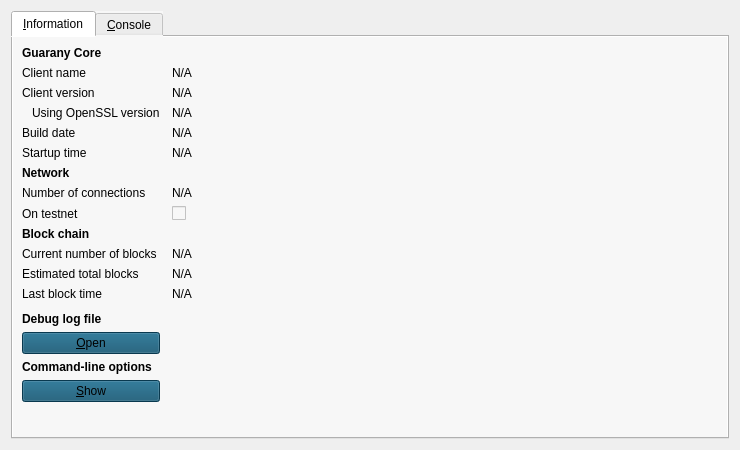
<?xml version="1.0" encoding="UTF-8"?>
<ui version="4.0">
 <class>RPCConsole</class>
 <widget class="QDialog" name="RPCConsole">
  <property name="geometry">
   <rect>
    <x>0</x>
    <y>0</y>
    <width>740</width>
    <height>450</height>
   </rect>
  </property>
  <property name="windowTitle">
   <string>Guarany - Debug window</string>
  </property>
  <layout class="QVBoxLayout" name="verticalLayout_2">
   <item>
    <widget class="QTabWidget" name="tabWidget">
     <property name="styleSheet">
      <string notr="true">background-color: rgb(247, 247, 247);</string>
     </property>
     <property name="currentIndex">
      <number>0</number>
     </property>
     <widget class="QWidget" name="tab_info">
      <attribute name="title">
       <string>&amp;Information</string>
      </attribute>
      <layout class="QGridLayout" name="gridLayout" columnstretch="0,1">
       <property name="horizontalSpacing">
        <number>12</number>
       </property>
       <item row="0" column="0">
        <widget class="QLabel" name="label_9">
         <property name="font">
          <font>
           <weight>75</weight>
           <bold>true</bold>
          </font>
         </property>
         <property name="text">
          <string>Guarany Core</string>
         </property>
        </widget>
       </item>
       <item row="1" column="0">
        <widget class="QLabel" name="label_5">
         <property name="text">
          <string>Client name</string>
         </property>
        </widget>
       </item>
       <item row="1" column="1">
        <widget class="QLabel" name="clientName">
         <property name="cursor">
          <cursorShape>IBeamCursor</cursorShape>
         </property>
         <property name="text">
          <string>N/A</string>
         </property>
         <property name="textFormat">
          <enum>Qt::PlainText</enum>
         </property>
         <property name="textInteractionFlags">
          <set>Qt::LinksAccessibleByMouse|Qt::TextSelectableByKeyboard|Qt::TextSelectableByMouse</set>
         </property>
        </widget>
       </item>
       <item row="2" column="0">
        <widget class="QLabel" name="label_6">
         <property name="text">
          <string>Client version</string>
         </property>
        </widget>
       </item>
       <item row="2" column="1">
        <widget class="QLabel" name="clientVersion">
         <property name="cursor">
          <cursorShape>IBeamCursor</cursorShape>
         </property>
         <property name="text">
          <string>N/A</string>
         </property>
         <property name="textFormat">
          <enum>Qt::PlainText</enum>
         </property>
         <property name="textInteractionFlags">
          <set>Qt::LinksAccessibleByMouse|Qt::TextSelectableByKeyboard|Qt::TextSelectableByMouse</set>
         </property>
        </widget>
       </item>
       <item row="3" column="0">
        <widget class="QLabel" name="label_14">
         <property name="text">
          <string>Using OpenSSL version</string>
         </property>
         <property name="indent">
          <number>10</number>
         </property>
        </widget>
       </item>
       <item row="3" column="1">
        <widget class="QLabel" name="openSSLVersion">
         <property name="cursor">
          <cursorShape>IBeamCursor</cursorShape>
         </property>
         <property name="text">
          <string>N/A</string>
         </property>
         <property name="textFormat">
          <enum>Qt::PlainText</enum>
         </property>
         <property name="textInteractionFlags">
          <set>Qt::LinksAccessibleByMouse|Qt::TextSelectableByKeyboard|Qt::TextSelectableByMouse</set>
         </property>
        </widget>
       </item>
       <item row="4" column="0">
        <widget class="QLabel" name="label_12">
         <property name="text">
          <string>Build date</string>
         </property>
        </widget>
       </item>
       <item row="4" column="1">
        <widget class="QLabel" name="buildDate">
         <property name="cursor">
          <cursorShape>IBeamCursor</cursorShape>
         </property>
         <property name="text">
          <string>N/A</string>
         </property>
         <property name="textFormat">
          <enum>Qt::PlainText</enum>
         </property>
         <property name="textInteractionFlags">
          <set>Qt::LinksAccessibleByMouse|Qt::TextSelectableByKeyboard|Qt::TextSelectableByMouse</set>
         </property>
        </widget>
       </item>
       <item row="5" column="0">
        <widget class="QLabel" name="label_13">
         <property name="text">
          <string>Startup time</string>
         </property>
        </widget>
       </item>
       <item row="5" column="1">
        <widget class="QLabel" name="startupTime">
         <property name="cursor">
          <cursorShape>IBeamCursor</cursorShape>
         </property>
         <property name="text">
          <string>N/A</string>
         </property>
         <property name="textFormat">
          <enum>Qt::PlainText</enum>
         </property>
         <property name="textInteractionFlags">
          <set>Qt::LinksAccessibleByMouse|Qt::TextSelectableByKeyboard|Qt::TextSelectableByMouse</set>
         </property>
        </widget>
       </item>
       <item row="6" column="0">
        <widget class="QLabel" name="label_11">
         <property name="font">
          <font>
           <weight>75</weight>
           <bold>true</bold>
          </font>
         </property>
         <property name="text">
          <string>Network</string>
         </property>
        </widget>
       </item>
       <item row="7" column="0">
        <widget class="QLabel" name="label_7">
         <property name="text">
          <string>Number of connections</string>
         </property>
        </widget>
       </item>
       <item row="7" column="1">
        <widget class="QLabel" name="numberOfConnections">
         <property name="cursor">
          <cursorShape>IBeamCursor</cursorShape>
         </property>
         <property name="text">
          <string>N/A</string>
         </property>
         <property name="textFormat">
          <enum>Qt::PlainText</enum>
         </property>
         <property name="textInteractionFlags">
          <set>Qt::LinksAccessibleByMouse|Qt::TextSelectableByKeyboard|Qt::TextSelectableByMouse</set>
         </property>
        </widget>
       </item>
       <item row="8" column="0">
        <widget class="QLabel" name="label_8">
         <property name="text">
          <string>On testnet</string>
         </property>
        </widget>
       </item>
       <item row="8" column="1">
        <widget class="QCheckBox" name="isTestNet">
         <property name="enabled">
          <bool>false</bool>
         </property>
         <property name="text">
          <string/>
         </property>
        </widget>
       </item>
       <item row="9" column="0">
        <widget class="QLabel" name="label_10">
         <property name="font">
          <font>
           <weight>75</weight>
           <bold>true</bold>
          </font>
         </property>
         <property name="text">
          <string>Block chain</string>
         </property>
        </widget>
       </item>
       <item row="10" column="0">
        <widget class="QLabel" name="label_3">
         <property name="text">
          <string>Current number of blocks</string>
         </property>
        </widget>
       </item>
       <item row="10" column="1">
        <widget class="QLabel" name="numberOfBlocks">
         <property name="cursor">
          <cursorShape>IBeamCursor</cursorShape>
         </property>
         <property name="text">
          <string>N/A</string>
         </property>
         <property name="textFormat">
          <enum>Qt::PlainText</enum>
         </property>
         <property name="textInteractionFlags">
          <set>Qt::LinksAccessibleByMouse|Qt::TextSelectableByKeyboard|Qt::TextSelectableByMouse</set>
         </property>
        </widget>
       </item>
       <item row="11" column="0">
        <widget class="QLabel" name="label_4">
         <property name="text">
          <string>Estimated total blocks</string>
         </property>
        </widget>
       </item>
       <item row="11" column="1">
        <widget class="QLabel" name="totalBlocks">
         <property name="cursor">
          <cursorShape>IBeamCursor</cursorShape>
         </property>
         <property name="text">
          <string>N/A</string>
         </property>
         <property name="textFormat">
          <enum>Qt::PlainText</enum>
         </property>
         <property name="textInteractionFlags">
          <set>Qt::LinksAccessibleByMouse|Qt::TextSelectableByKeyboard|Qt::TextSelectableByMouse</set>
         </property>
        </widget>
       </item>
       <item row="12" column="0">
        <widget class="QLabel" name="label_2">
         <property name="text">
          <string>Last block time</string>
         </property>
        </widget>
       </item>
       <item row="12" column="1">
        <widget class="QLabel" name="lastBlockTime">
         <property name="cursor">
          <cursorShape>IBeamCursor</cursorShape>
         </property>
         <property name="text">
          <string>N/A</string>
         </property>
         <property name="textFormat">
          <enum>Qt::PlainText</enum>
         </property>
         <property name="textInteractionFlags">
          <set>Qt::LinksAccessibleByMouse|Qt::TextSelectableByKeyboard|Qt::TextSelectableByMouse</set>
         </property>
        </widget>
       </item>
       <item row="13" column="0">
        <spacer name="verticalSpacer_2">
         <property name="orientation">
          <enum>Qt::Vertical</enum>
         </property>
         <property name="sizeHint" stdset="0">
          <size>
           <width>20</width>
           <height>20</height>
          </size>
         </property>
        </spacer>
       </item>
       <item row="14" column="0">
        <widget class="QLabel" name="labelDebugLogfile">
         <property name="font">
          <font>
           <weight>75</weight>
           <bold>true</bold>
          </font>
         </property>
         <property name="text">
          <string>Debug log file</string>
         </property>
        </widget>
       </item>
       <item row="15" column="0">
        <widget class="QPushButton" name="openDebugLogfileButton">
         <property name="toolTip">
          <string>Open the Guarany debug log file from the current data directory. This can take a few seconds for large log files.</string>
         </property>
         <property name="styleSheet">
          <string notr="true">background-color: rgb(13, 80, 111);</string>
         </property>
         <property name="text">
          <string>&amp;Open</string>
         </property>
         <property name="autoDefault">
          <bool>false</bool>
         </property>
        </widget>
       </item>
       <item row="16" column="0">
        <widget class="QLabel" name="labelCLOptions">
         <property name="font">
          <font>
           <weight>75</weight>
           <bold>true</bold>
          </font>
         </property>
         <property name="text">
          <string>Command-line options</string>
         </property>
        </widget>
       </item>
       <item row="17" column="0">
        <widget class="QPushButton" name="showCLOptionsButton">
         <property name="toolTip">
          <string>Show the Guarany-Qt help message to get a list with possible Guarany command-line options.</string>
         </property>
         <property name="styleSheet">
          <string notr="true">background-color: rgb(13, 80, 111);</string>
         </property>
         <property name="text">
          <string>&amp;Show</string>
         </property>
         <property name="autoDefault">
          <bool>false</bool>
         </property>
        </widget>
       </item>
       <item row="18" column="0">
        <spacer name="verticalSpacer">
         <property name="orientation">
          <enum>Qt::Vertical</enum>
         </property>
         <property name="sizeHint" stdset="0">
          <size>
           <width>20</width>
           <height>40</height>
          </size>
         </property>
        </spacer>
       </item>
      </layout>
     </widget>
     <widget class="QWidget" name="tab_console">
      <attribute name="title">
       <string>&amp;Console</string>
      </attribute>
      <layout class="QVBoxLayout" name="verticalLayout_3">
       <property name="spacing">
        <number>3</number>
       </property>
       <item>
        <widget class="QTextEdit" name="messagesWidget">
         <property name="minimumSize">
          <size>
           <width>0</width>
           <height>100</height>
          </size>
         </property>
         <property name="readOnly">
          <bool>true</bool>
         </property>
         <property name="tabKeyNavigation" stdset="0">
          <bool>false</bool>
         </property>
         <property name="columnCount" stdset="0">
          <number>2</number>
         </property>
        </widget>
       </item>
       <item>
        <layout class="QHBoxLayout" name="horizontalLayout">
         <property name="spacing">
          <number>3</number>
         </property>
         <item>
          <widget class="QLabel" name="label">
           <property name="text">
            <string notr="true">&gt;</string>
           </property>
          </widget>
         </item>
         <item>
          <widget class="QLineEdit" name="lineEdit"/>
         </item>
         <item>
          <widget class="QPushButton" name="clearButton">
           <property name="maximumSize">
            <size>
             <width>24</width>
             <height>24</height>
            </size>
           </property>
           <property name="toolTip">
            <string>Clear console</string>
           </property>
           <property name="styleSheet">
            <string notr="true">background-color: rgb(13, 80, 111);</string>
           </property>
           <property name="text">
            <string/>
           </property>
           <property name="icon">
            <iconset resource="../bitcoin.qrc">
             <normaloff>:/icons/remove</normaloff>:/icons/remove</iconset>
           </property>
           <property name="shortcut">
            <string notr="true">Ctrl+L</string>
           </property>
           <property name="autoDefault">
            <bool>false</bool>
           </property>
          </widget>
         </item>
        </layout>
       </item>
      </layout>
     </widget>
    </widget>
   </item>
  </layout>
 </widget>
 <resources>
  <include location="../bitcoin.qrc"/>
 </resources>
 <connections/>
</ui>
